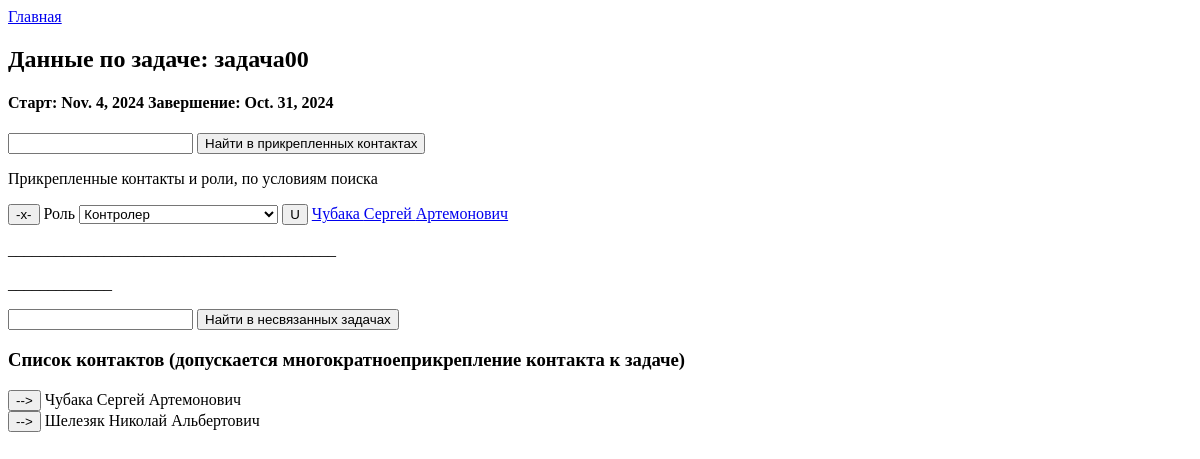
/task_contacts/8753827f-a606-4f3e-a10a-902c2ff90b30/, run on an earlier commit of the app's database.
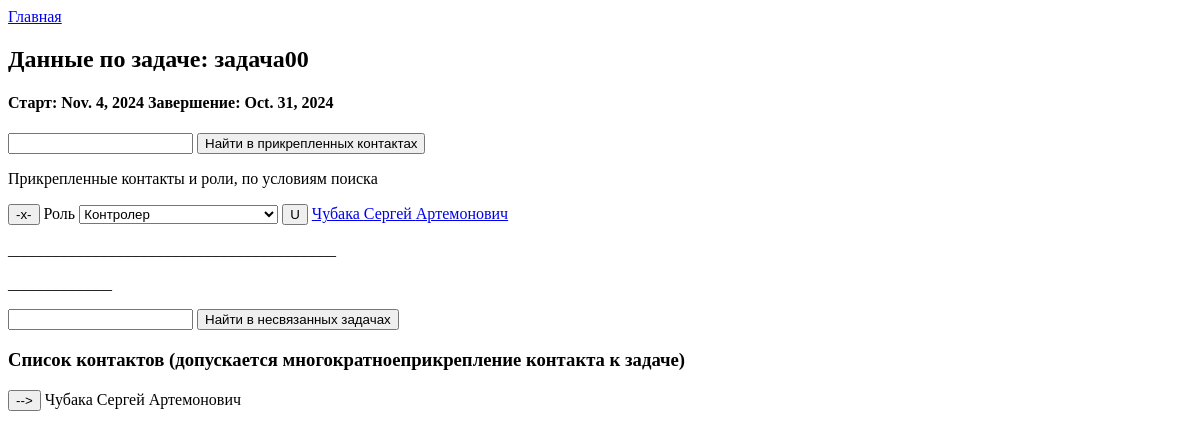
And on a later commit of the database.
### TaskTreeApp/models.py (models this page shows)
class Univers_list(models.Model):
    id_out = models.CharField(max_length=36, blank=False)
    id_in = models.CharField(max_length=36, blank=False)
    num_in_link = models.IntegerField()
    role = models.CharField(max_length=75)

class Contacts(models.Model):
    id = models.UUIDField(primary_key=True, default=uuid.uuid4, editable=False)
    last_name = models.CharField(max_length=100)
    first_name = models.CharField(max_length=100)
    second_name = models.CharField(max_length=100)

### TaskTreeApp/views.py (the view, shortened to what this page needs)
# urls.py: path('task_contacts/<slug:task_id>/',VContactsTask,name='task_contacts'),
def VContactsTask(request, task_id):
    find_task = Tasks.objects.filter(id=task_id)
    count_link_tasks = 0
    count_unlink_tasks = 0
    FindTitleUnLink = ''
    FindTitle = ''
    lst_contacts_rol = []
    if find_task:
        lst_field_task = find_task.values()[0]
        vtask_title = lst_field_task['title']
        vtask_start = lst_field_task['start']
        vtask_end = lst_field_task['end']
        vtask_id = str(lst_field_task['id'])
        link_task = Univers_list.objects.filter(id_out=vtask_id)
        count_fulllink_task = link_task.count()
        if count_fulllink_task>0:
            list_link_task = Univers_list.objects.filter(id_out=vtask_id)
            lst_link_idin = [str(lst.id_in) for lst in list_link_task]
            flist_link_task = Contacts.objects.filter(last_name__icontains=FindTitle, id__in=lst_link_idin)
            count_link_tasks = flist_link_task.count()
            for idin in list_link_task.values():
                cnt = Contacts.objects.filter(id=idin['id_in'])
                if cnt:
                    elem = idin
                    elem['list_id'] = idin['id']
                    fio = cnt.values()[0]
                    elem = {**elem, **fio}
                    lst_contacts_rol.append(elem)
        else:
            flist_link_task = None
        notlist_link_task = Contacts.objects.filter(last_name__icontains=FindTitleUnLink)
        count_unlink_tasks = notlist_link_task.count()
    else:
        return HttpResponse("Задача не найдена")
    info_task = {'task_id': vtask_id, 'task_title': vtask_title, 'task_start':vtask_start,
                'task_end': vtask_end,'list_link_task': lst_contacts_rol,
                 'notlist_link_task': notlist_link_task, 'FindTitleUnLink': FindTitleUnLink,
                 'FindTitle': FindTitle,
                 'count_link_tasks': count_link_tasks,'count_unlink_tasks': count_unlink_tasks}
    return render(request,'task_contacts.html',context=info_task)

### templates/task_contacts.html (shortened to what this page needs)
<!DOCTYPE html>
<html lang="en">
<head>
</head>
<body>
    <a href="/">Главная</a>
    <h2> Данные по задаче: {{ task_title }} </h2>
    <h4> Старт: {{ task_start }} Завершение: {{ task_end }}</h4>
    <form method="post">
        <div>
            <input type="text" id="FindTitle" name="FindTitle" maxlength="50" value="{{FindTitle}}">
            <button type="submit" name="btn_find_tsklink" value="+">Найти в прикрепленных контактах</button>
        </div>
    </form>
    {% if count_link_tasks > 0 %}
        <form method="post">
            <div>
            <p>Прикрепленные контакты и роли, по условиям поиска</p>
            {% for linktask in list_link_task %}
                <div>
                    <button name="btn_unlink" type="submit" value="{{linktask.list_id}}">
                        -x-
                    </button>
                      <label for="contact_role>{{linktask.list_id}}">Роль</label>
                      <select name="contact_role>{{linktask.list_id}}" id="contact_role>{{linktask.list_id}}">
                        <option value="controle"
                                {% if linktask.role == "controle" %}
                                    selected
                                {% endif %}
                        >Контролер</option>
                      </select>
                    <button name="btn_role" id="btn_role" type="submit" value="{{linktask.list_id}}">
                        U
                    </button>
                    <a href="card_contact/{{ contact.id }}/">   {{linktask.last_name}} {{linktask.first_name}} {{linktask.second_name}} </a>
                    <p>_________________________________________</p>
                </div>
            {% endfor%}
            </div>
        </form>
    {% else %}
        <h3> С этой задачей пока не связано контактов, соответствующих условиям поиска </h3>
    {% endif %}
    <p>_____________</p>
    <form method="post">
        <input type="text" id="FindTitleUnlink" name="FindTitleUnlink" maxlength="50" value="{{FindTitleUnlink}}">
        <button type="submit" name="btn_find_unlink" value="+">Найти в несвязанных задачах</button>
    </form>
    {% if count_unlink_tasks > 0 %}
        <h3>Список контактов (допускается многократноеприкрепление контакта к задаче)</h3>
        <form method="post">
        <div>
            {% for linktask in notlist_link_task %}
                <div>
                    <button name="btn_link" type="submit" value="{{linktask.id}}">
                        -->
                    </button>
                    <a> {{linktask.last_name}} {{linktask.first_name}} {{linktask.second_name}} </a>
                </div>
            {% endfor%}
        </div>
        </form>
    {% else %}
        <h3> С этой задачей невозможно связать контакты, соответствующих условиям поиска </h3>
    {% endif %}
</body>
</html>

What changed in the data, as far as the page shows it:
removed Contacts: last_name "Шелезяк", first_name "Николай", second_name "Альбертович"
